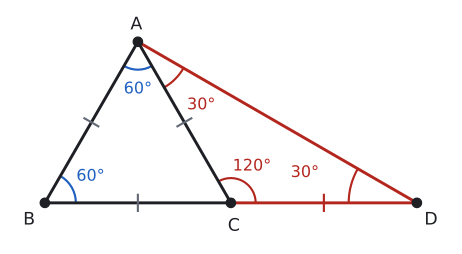

Generate this figure with Python:
import sys; sys.path.insert(0, "tools")
from cizim import *

def centik(ax, P, Q, n=1, renk=SOLUK, L=0.13, ara=0.09):
    """[PQ] kenarının ortasına n çentik (eş kenar işareti)."""
    P, Q = np.asarray(P, float), np.asarray(Q, float)
    u = (Q - P) / np.linalg.norm(Q - P); v = np.array([-u[1], u[0]]); M = (P + Q) / 2
    for k in range(n):
        c = M + (k - (n - 1) / 2) * ara * u
        ax.plot(*zip(c - L * v, c + L * v), color=renk, lw=1.6)

def olc(K, P, Q):
    a, b = np.asarray(P) - K, np.asarray(Q) - K
    return round(float(np.degrees(np.arccos(np.dot(a, b) / np.linalg.norm(a) / np.linalg.norm(b)))), 3)

def dik(ax, K, P, Q, k=0.25, renk=YAZI):
    a = (np.asarray(P) - K) / np.linalg.norm(np.asarray(P) - K); b = (np.asarray(Q) - K) / np.linalg.norm(np.asarray(Q) - K)
    ax.plot(*zip(K + k * a, K + k * (a + b), K + k * b), color=renk, lw=1.3)

# ABC eşkenar (kenar 3), [BC] uzatılıyor, |CD| = |CA|. m(ACD)=120, m(CAD)=m(CDA)=30, m(BAD)=90.
B = np.array([0.0, 0.0]); C = np.array([3.0, 0.0]); A = np.array([1.5, 1.5 * np.sqrt(3)]); D = np.array([6.0, 0.0])
print("BAC", olc(A, B, C), "ACD", olc(C, A, D), "CAD", olc(A, C, D), "CDA", olc(D, A, C), "BAD", olc(A, B, D))
fig, ax = sekil(6, 3.4)
ax.set_aspect("equal"); ax.axis("off")
ax.plot(*zip(B, C, A, B), color=YAZI)
ax.plot(*zip(C, D, A), color=KIRMIZI)
for P, Q in ((A, B), (B, C), (C, A)): centik(ax, P, Q)
centik(ax, C, D, renk=KIRMIZI)
nokta(ax, *A, "A", dx=-0.12, dy=0.2); nokta(ax, *B, "B", dx=-0.35, dy=-0.35); nokta(ax, *C, "C", dx=-0.05, dy=-0.45)
nokta(ax, *D, "D", dx=0.12, dy=-0.35)
aci(ax, B, C, A, r=0.5, ad="60°", renk=MAVI)
aci(ax, A, B, C, r=0.45, ad="60°", renk=MAVI)
aci(ax, C, D, A, r=0.4, ad="120°", renk=KIRMIZI)
aci(ax, A, C, D, r=0.85, ad="30°", renk=KIRMIZI)
aci(ax, D, A, C, r=1.1, ad="30°", renk=KIRMIZI)
ax.set_xlim(-0.6, 6.6); ax.set_ylim(-0.7, A[1] + 0.55)
kaydet(fig, __file__)
